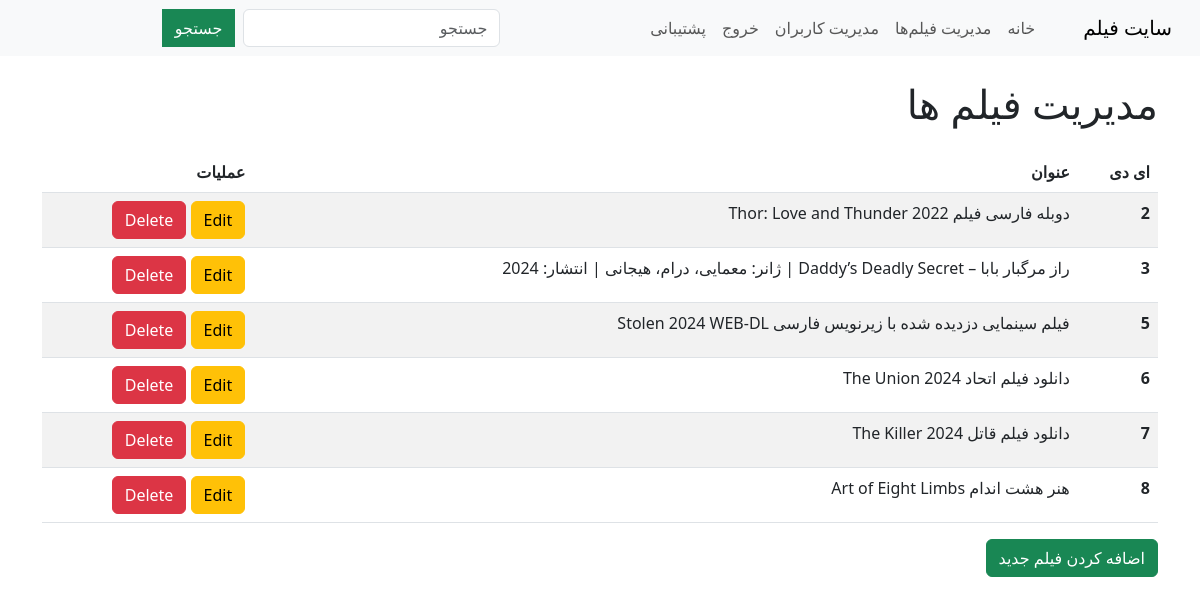
Page /admin/movies (signed in) on the committed database.
### app.py (models this page shows)
class Movie(db.Model):
    id = db.Column(db.Integer, primary_key=True)
    title = db.Column(db.String(150), nullable=False)
    link = db.Column(db.String(255), nullable=False)
    description = db.Column(db.Text, nullable=False)
    language = db.Column(db.String(50), nullable=False)
    size = db.Column(db.String(50), nullable=False)
    quality = db.Column(db.String(50), nullable=False)
    duration = db.Column(db.String(50), nullable=False)
    image_link = db.Column(db.String(255), nullable=True)

### app.py (the view)
@app.route('/admin/movies')
@login_required
def admin_movies():
    movies = Movie.query.all()
    return render_template('admin_movies.html', movies=movies)

### app.py (called while the page is built)
def login_required(f):
    @wraps(f)
    def decorated_function(*args, **kwargs):
        if 'admin_id' not in session:
            flash('لطفاً برای دسترسی به این صفحه وارد شوید.', 'danger')
            return redirect(url_for('login'))
        return f(*args, **kwargs)
    return decorated_function

### templates/admin_movies.html
{% extends "base.html" %}
{% block content %}
<h1 class="mb-4">مدیریت فیلم ها</h1>
<table class="table table-striped">
    <thead>
        <tr>
            <th scope="col">ای دی</th>
            <th scope="col">عنوان</th>
            <th scope="col">عملیات</th>
        </tr>
    </thead>
    <tbody>
        {% for movie in movies %}
        <tr>
            <th scope="row">{{ movie.id }}</th>
            <td>{{ movie.title }}</td>
            <td>
                <a href="{{ url_for('edit_movie', movie_id=movie.id) }}" class="btn btn-warning">Edit</a>
                <a href="{{ url_for('delete_movie', movie_id=movie.id) }}" class="btn btn-danger">Delete</a>
            </td>
        </tr>
        {% endfor %}
    </tbody>
</table>
<a href="{{ url_for('admin') }}" class="btn btn-success">اضافه کردن فیلم جدید</a>
{% endblock %}

### templates/base.html (shortened to what this page needs)
<!DOCTYPE html>
<html lang="fa">
<head>
    <link href="https://cdn.jsdelivr.net/npm/bootstrap@5.3.0/dist/css/bootstrap.min.css" rel="stylesheet">
</head>
<body>
    <nav class="navbar navbar-expand-lg navbar-light bg-light">
        <div class="container-fluid">
            <a class="navbar-brand" href="{{ url_for('index') }}">سایت فیلم</a>
            <div class="collapse navbar-collapse" id="navbarNav">
                <ul class="navbar-nav ms-auto">
                    <li class="nav-item">
                        <a class="nav-link rounded-0 btn-success text-end" href="{{ url_for('index') }}">خانه</a>
                    </li>
                    {% if session.get('admin_id') %}
                    <li class="nav-item">
                        <a class="nav-link rounded-0 btn-success text-end" href="{{ url_for('admin_movies') }}">مدیریت فیلم‌ها</a>
                    </li>
                    <li class="nav-item">
                        <a class="nav-link rounded-0 btn-success text-end" href="{{ url_for('admin_users') }}">مدیریت کاربران</a>
                    </li>
                    <li class="nav-item">
                        <a class="nav-link rounded-0 btn-success text-end" href="{{ url_for('logout') }}">خروج</a>
                    </li>
                    {% else %}
                    <li class="nav-item">
                        <a class="nav-link rounded-0 btn-success text-end" href="{{ url_for('login') }}">ورود</a>
                    </li>
                    {% endif %}
                    <li class="nav-item">
                        <a class="nav-link rounded-0 btn-success text-end" href="{{ url_for('support') }}">پشتیبانی</a>
                    </li>
                </ul>
                <form method="POST" action="{{ url_for('search') }}" class="d-flex ms-auto">
                    <input class="form-control" type="search" name="search" placeholder="جستجو" aria-label="جستجو" required>
                    <button class="btn btn-success mx-2 rounded-0" type="submit">جستجو</button>
                </form>
            </div>
        </div>
    </nav>
    <div class="container mt-4">
        {% block content %}{% endblock %}
    </div>
</body>
</html>

### templates/base.html (style rules this page uses)
body { direction: rtl; text-align: right; }

### rows in the picture
Movie: id "2", title "دوبله فارسی فیلم Thor: Love and Thunder 2022"
Movie: id "3", title "راز مرگبار بابا – Daddy’s Deadly Secret | ژانر: معمایی، درام، هیجانی | انتشار: 2024"
Movie: id "5", title "فیلم سینمایی دزدیده شده با زیرنویس فارسی Stolen 2024 WEB-DL"
Movie: id "6", title "دانلود فیلم اتحاد The Union 2024"
Movie: id "7", title "دانلود فیلم قاتل The Killer 2024"
Movie: id "8", title "هنر هشت اندام Art of Eight Limbs"
